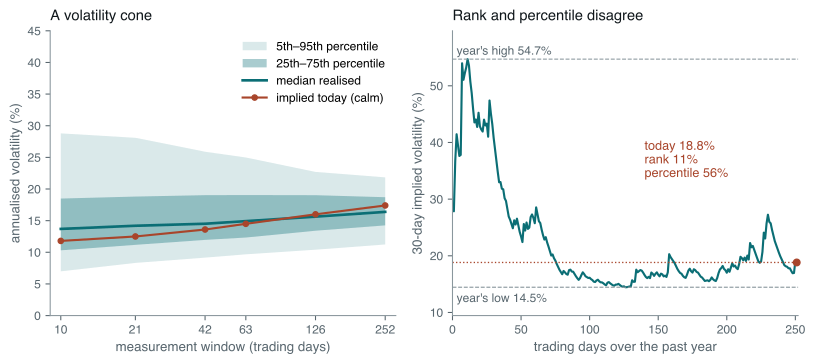

Generate this figure with Python:
# Putting implied volatility against history: the volatility cone, and the
# difference between implied-volatility rank and implied-volatility percentile.
#
#   Left  — a volatility cone (Burghardt & Lane, 1990): percentiles of realised
#           volatility measured over windows of 10 to 252 trading days, from 30
#           years of simulated daily returns, with a calm implied term
#           structure laid over it. Short windows have a wide range; long ones
#           a narrow range, because variance averages out.
#   Right — one simulated year of 30-day implied volatility containing a single
#           spike. Rank measures today's level against the year's minimum and
#           maximum; percentile counts the days below today. One spike drags
#           rank down and leaves percentile almost untouched.
#
# Returns follow a GARCH(1,1) with Student-t shocks. Implied volatility is the
# model's own expected volatility over the next 21 trading days, scaled up by
# 15% as a stand-in for the variance risk premium. Everything is simulated.
#
# Run standalone:  uv run --no-project --with matplotlib,numpy python <path>

import math
import os

os.environ.setdefault("SOURCE_DATE_EPOCH", "1735689600")

import matplotlib

matplotlib.use("Agg")
matplotlib.rcParams["svg.fonttype"] = "path"
matplotlib.rcParams["svg.hashsalt"] = "iv_cone"
matplotlib.rcParams["font.family"] = ["Helvetica", "Arial", "DejaVu Sans"]

from pathlib import Path

import matplotlib.pyplot as plt
import numpy as np

INK = "#10171B"
MUTED = "#58666E"
TEAL = "#0B6E75"
RUST = "#A8452B"
GREY = "#8A979D"
GOLD = "#B7791F"

ALPHA, BETA, LONG_VOL, DOF = 0.09, 0.88, 0.17, 6
YEARS = 30
HORIZONS = (10, 21, 42, 63, 126, 252)
CALM_IMPLIED = {10: 11.8, 21: 12.5, 42: 13.6, 63: 14.5, 126: 16.0, 252: 17.4}


def simulate(rng: np.random.Generator, days: int) -> tuple[np.ndarray, np.ndarray]:
    long_var = LONG_VOL**2 / 252
    omega = (1 - ALPHA - BETA) * long_var
    shocks = rng.standard_t(DOF, days) / math.sqrt(DOF / (DOF - 2))
    var = np.empty(days)
    ret = np.empty(days)
    v = long_var
    for i in range(days):
        var[i] = v
        ret[i] = math.sqrt(v) * shocks[i]
        v = omega + ALPHA * ret[i] ** 2 + BETA * v
    return ret, var


def expected_vol(var: np.ndarray, horizon: int) -> np.ndarray:
    long_var = LONG_VOL**2 / 252
    persistence = ALPHA + BETA
    j = np.arange(1, horizon + 1)
    mean_factor = np.mean(persistence**j)
    return np.sqrt(252 * (long_var + mean_factor * (var - long_var)))


def style(ax) -> None:
    ax.tick_params(labelsize=9, colors=MUTED)
    for side in ("top", "right"):
        ax.spines[side].set_visible(False)
    for side in ("left", "bottom"):
        ax.spines[side].set_color(GREY)


def main() -> None:
    rng = np.random.default_rng(1)
    ret, var = simulate(rng, 252 * YEARS)

    pct = {q: [] for q in (5, 25, 50, 75, 95)}
    lows, highs = [], []
    for h in HORIZONS:
        csum = np.concatenate([[0.0], np.cumsum(ret**2)])
        rv = 100 * np.sqrt(252 / h * (csum[h:] - csum[:-h]))
        for q in pct:
            pct[q].append(np.percentile(rv, q))
        lows.append(rv.min())
        highs.append(rv.max())

    fig, (axL, axR) = plt.subplots(1, 2, figsize=(8.6, 3.9))
    x = np.array(HORIZONS)
    axL.fill_between(x, pct[5], pct[95], color=TEAL, alpha=0.15, lw=0, label="5th–95th percentile")
    axL.fill_between(x, pct[25], pct[75], color=TEAL, alpha=0.35, lw=0, label="25th–75th percentile")
    axL.plot(x, pct[50], color=TEAL, lw=2.0, label="median realised")
    axL.plot(x, [CALM_IMPLIED[h] for h in HORIZONS], "o-", color=RUST, lw=1.6, ms=4, label="implied today (calm)")
    axL.set_xscale("log")
    axL.set_xticks(list(HORIZONS), labels=[str(h) for h in HORIZONS])
    axL.minorticks_off()
    axL.set_xlim(9, 280)
    axL.set_ylim(0, 45)
    axL.set_xlabel("measurement window (trading days)", fontsize=10, color=MUTED)
    axL.set_ylabel("annualised volatility (%)", fontsize=10, color=MUTED)
    axL.set_title("A volatility cone", fontsize=11, color=INK, loc="left", pad=8)
    axL.legend(frameon=False, fontsize=9, loc="upper right")
    style(axL)

    iv = 100 * 1.15 * expected_vol(var, 21)
    best, best_score = 0, -1.0
    for start in range(0, len(iv) - 252, 21):
        window = iv[start : start + 252]
        if window[-1] > np.percentile(window, 60) or window[-1] < np.percentile(window, 45):
            continue
        score = window.max() / np.median(window)
        if score > best_score:
            best, best_score = start, score
    window = iv[best : best + 252]
    today = window[-1]
    rank = (today - window.min()) / (window.max() - window.min())
    percentile = np.mean(window < today)
    days = np.arange(252)
    axR.plot(days, window, color=TEAL, lw=1.6)
    axR.axhline(window.max(), color=GREY, lw=0.8, ls="--")
    axR.axhline(window.min(), color=GREY, lw=0.8, ls="--")
    axR.axhline(today, color=RUST, lw=1.0, ls=":")
    axR.plot([251], [today], "o", color=RUST, ms=5, clip_on=False, zorder=5)
    axR.text(3, window.max() + 0.8, f"year's high {window.max():.1f}%", fontsize=9, color=MUTED)
    axR.text(3, window.min() - 2.6, f"year's low {window.min():.1f}%", fontsize=9, color=MUTED)
    axR.text(
        140,
        window.max() * 0.62,
        f"today {today:.1f}%\nrank {100 * rank:.0f}%\npercentile {100 * percentile:.0f}%",
        fontsize=9.5,
        color=RUST,
    )
    axR.set_xlim(0, 252)
    axR.set_ylim(max(0, window.min() - 5), window.max() + 5)
    axR.set_xlabel("trading days over the past year", fontsize=10, color=MUTED)
    axR.set_ylabel("30-day implied volatility (%)", fontsize=10, color=MUTED)
    axR.set_title("Rank and percentile disagree", fontsize=11, color=INK, loc="left", pad=8)
    style(axR)

    fig.tight_layout()
    out = Path(__file__).with_suffix("")
    for ext in ("pdf", "svg"):
        fig.savefig(f"{out}.{ext}", transparent=True, bbox_inches="tight")

    print("cone percentiles (5/25/50/75/95) and min/max:")
    for i, h in enumerate(HORIZONS):
        print(
            f"  {h:3d}d: "
            + " / ".join(f"{pct[q][i]:.1f}" for q in (5, 25, 50, 75, 95))
            + f"   min {lows[i]:.1f} max {highs[i]:.1f}"
            f"   implied {CALM_IMPLIED[h]}"
        )
    print(f"full-sample realised vol {100 * math.sqrt(252 * np.mean(ret**2)):.2f}%")
    print(
        f"window start {best}: today {today:.2f}, low {window.min():.2f}, high {window.max():.2f}, rank {100 * rank:.1f}%, percentile {100 * percentile:.1f}%, median {np.median(window):.2f}"
    )


main()
